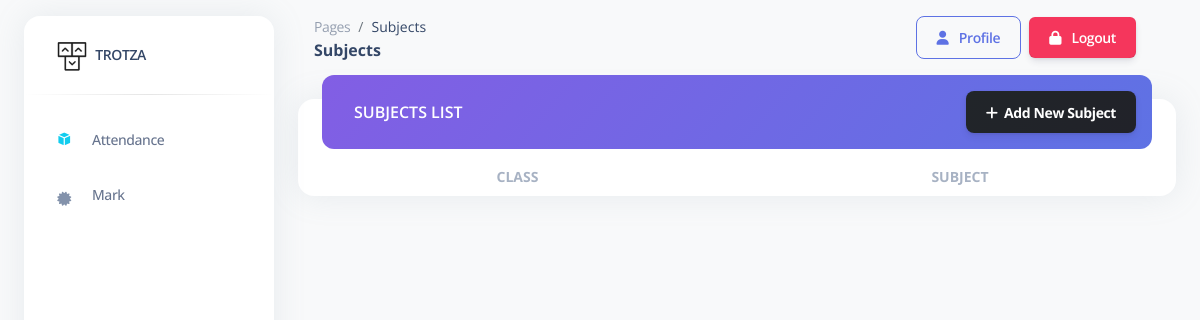
The app's page /admin/pages/subject.php (signed in), older data.
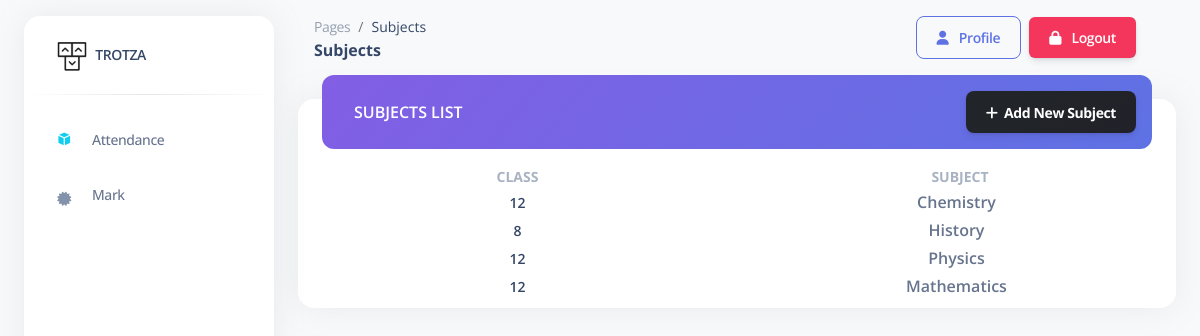
The same page, newer data.
### tables this page shows
CREATE TABLE `subject` (
  `subid` int(11) NOT NULL,
  `subname` varchar(100) NOT NULL,
  `cid` int(11) NOT NULL
);

CREATE TABLE `class` (
  `cid` int(11) NOT NULL,
  `clname` varchar(100) NOT NULL
);

### admin/pages/subject.php (the view, shortened to what this page needs)
<?php
include '../includes/connection.php';
?>
<!DOCTYPE html>
<html lang="en">
<head>
  <link href="../assets/css/nucleo-icons.css" rel="stylesheet" />
  <link href="../assets/css/nucleo-svg.css" rel="stylesheet" />
  <link href="../assets/css/nucleo-svg.css" rel="stylesheet" />
  <link id="pagestyle" href="../assets/css/argon-dashboard.css?v=2.0.4" rel="stylesheet" />
</head>
<body class="g-sidenav-show   bg-gray-100">
  <?php include '../includes/sidebar.php';
  ?>
  <main class="main-content position-relative border-radius-lg ">
    <nav class="navbar navbar-main navbar-expand-lg px-0 mx-4 shadow-none border-radius-xl " id="navbarBlur"
      data-scroll="false">
      <div class="container-fluid py-1 px-3">
        <nav aria-label="breadcrumb">
          <ol class="breadcrumb bg-transparent mb-0 pb-0 pt-1 px-0 me-sm-6 me-5">
            <li class="breadcrumb-item text-sm"><a class="opacity-5 text-dark" href="javascript:;">Pages</a></li>
            <li class="breadcrumb-item text-sm text-dark active" aria-current="page">Subjects</li>
          </ol>
          <h6 class="font-weight-bolder text-dark mb-0">Subjects</h6>
        </nav>
        <div class="collapse navbar-collapse mt-sm-0 mt-2 me-md-0 me-sm-4" id="navbar">
          <ul class="navbar-nav  ms-md-auto pe-md-3 d-flex align-items-center">
            <li class="nav-item d-flex align-items-center border-2">
              <button onclick="window.location.href='profile.php'"
                class="btn btn-outline-primary btn-md font-weight-bold  mb-0"><i
                  class="fa fa-user me-sm-1"></i>&nbsp;&nbsp;Profile</button>
            </li>
            <li class="nav-item d-flex align-items-center bg-danger mx-2 rounded">
              <button onclick="window.location.href='logout.php'" class="btn btn-md font-weight-bold text-white mb-0"><i
                  class="fa fa-lock me-sm-1"></i>&nbsp;&nbsp;Logout</button>
            </li>
          </ul>
        </div>
      </div>
    </nav>
    <div class="container-fluid py-4">
      <div class="row">
        <div class="col-12">
          <div class="card mb-4">
            <div class="card-header p-0 position-relative mt-n4 mx-4">
              <div class="d-flex justify-content-between bg-gradient-primary shadow-primary border-radius-lg p-3">
                <h6 class="text-white ps-3 pt-2 text-uppercase">Subjects List</h6>
                <button class="btn bg-gradient-dark m-0 toast-btn" type="button" data-toggle="modal"
                  data-target="#form"><i class="fas fa-plus"></i>&nbsp;&nbsp;Add New
                  Subject</button>
              </div>
            </div>
            <div class="card-body px-0 pt-3 pb-2">
              <div class="table-responsive p-0">
                <table class="align-items-center mb-0 w-100 d-block d-md-table text-sm">
                  <thead>
                    <tr>
                      <th class="text-center text-uppercase text-secondary font-weight-bolder opacity-7"
                        style="width: 15%;">
                        Class</th>
                      <th class="text-center text-uppercase text-secondary font-weight-bolder opacity-7 ps-2 th-sm"
                        style="width: 15%;">
                        Subject</th>
                    </tr>
                  </thead>
                  <tbody>
                    <?php
                    $query = "SELECT subject.*, class.clname FROM subject inner join class ON subject.cid = class.cid";
                    $result = mysqli_query($conn, $query);
                    while ($row = mysqli_fetch_array($result)) {
                      ?>
                      <tr>
                        <td class="align-middle text-center">
                          <div class="d-flex flex-column ">
                            <h6 class="mb-0 text-sm">
                              <?php echo $row["clname"]; ?>
                            </h6>
                          </div>
                        </td>
                        <td class="align-middle text-center">
                          <p class="font-weight-bold mb-0">
                            <?php echo $row["subname"]; ?>
                          </p>
                        </td>
                      </tr>
                      <?php
                    }
                    ?>
                  </tbody>
                </table>
              </div>
            </div>
          </div>
        </div>
      </div>
    </div>
  </main>
</body>
</html>

Row changes from the older to the newer data that the page shows:
added subject: cid.clname "12", subname "Chemistry"
added subject: cid.clname "8", subname "History"
added subject: cid.clname "12", subname "Physics"
added subject: cid.clname "12", subname "Mathematics"
